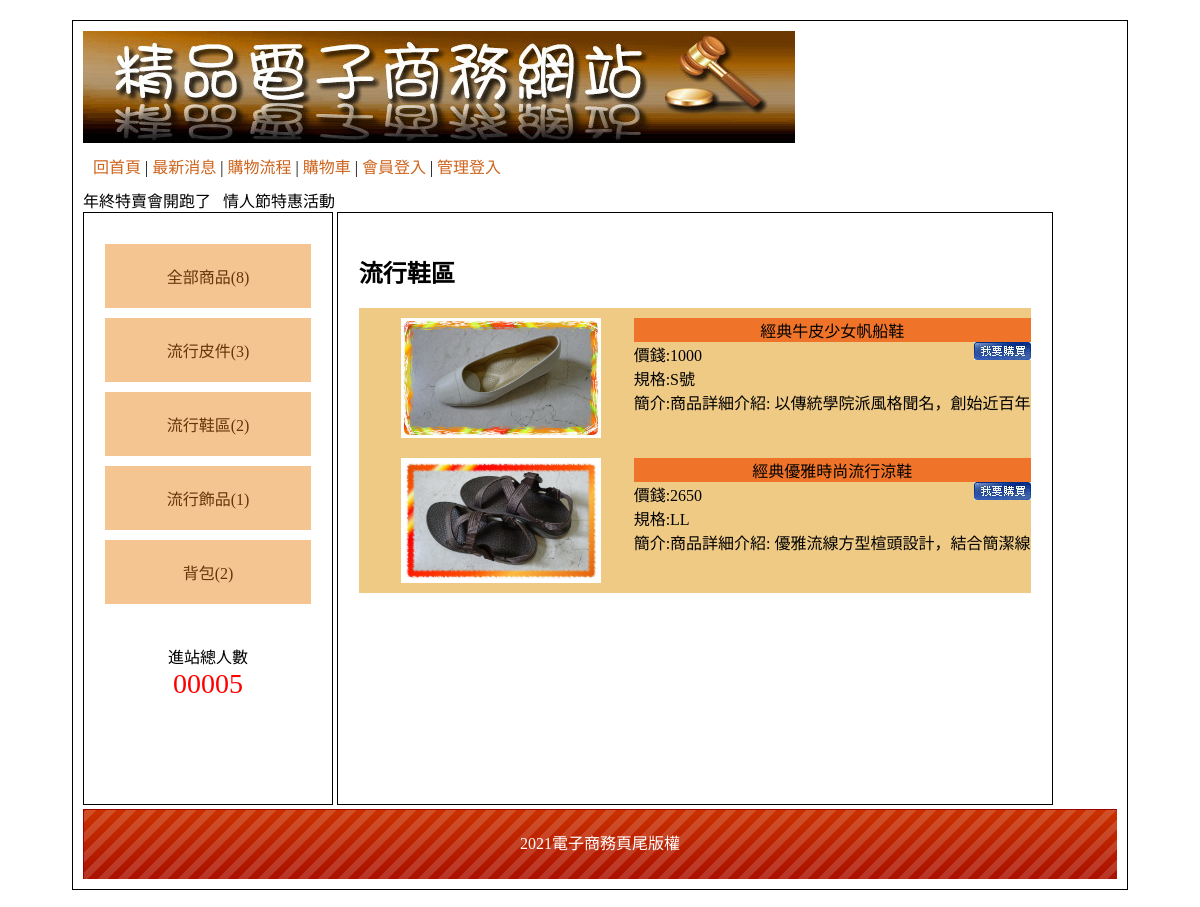
Page /?big=2 on the committed database.
### tables this page shows
CREATE TABLE `type` (
  `id` int(11) UNSIGNED NOT NULL,
  `name` text NOT NULL,
  `parent` int(2) NOT NULL
);

CREATE TABLE `goods` (
  `id` int(11) UNSIGNED NOT NULL,
  `num` text NOT NULL,
  `name` text NOT NULL,
  `price` int(11) NOT NULL,
  `spec` text NOT NULL,
  `quota` int(5) UNSIGNED NOT NULL,
  `img` text NOT NULL,
  `intro` text NOT NULL,
  `sh` int(1) UNSIGNED NOT NULL,
  `big` int(5) UNSIGNED NOT NULL,
  `mid` int(5) UNSIGNED NOT NULL
);

CREATE TABLE `bottom` (
  `id` int(11) UNSIGNED NOT NULL,
  `bottom` text NOT NULL
);

### base.php (called while the page is built, shortened)
<?php
$Bottom=new DB('bottom');
$Type=new DB('type');
$Goods=new DB('goods');
class DB{
    protected $dsn="mysql:host=localhost;dbname=db12;charset=utf8";
    protected $table="";
    protected $pdo="";
    function __construct($table){
        $this->table=$table;
        $this->pdo=new PDO($this->dsn,"root","");
    }
    function all(...$arg){
        $sql="select * from $this->table ";
        if(isset($arg[0])){
            if(is_array($arg[0])){
                foreach($arg[0] as $key => $value){
                    $tmp[]=sprintf("`%s`='%s'",$key,$value);
                }
                $sql .= " where " . implode(" && ",$tmp);
            }else{
                $sql .= $arg[0];
            }
        }
        return $this->pdo->query($sql)->fetchAll();
    }
    function count(...$arg){
        $sql="select count(*) from $this->table ";
        if(isset($arg[0])){
            if(is_array($arg[0])){
                foreach($arg[0] as $key => $value){
                    $tmp[]=sprintf("`%s`='%s'",$key,$value);
                }
                $sql .= " where " . implode(" && ",$tmp);
            }else{
                $sql .= $arg[0];
            }
        }
        return $this->pdo->query($sql)->fetchColumn();
    }
    function find($id){
        $sql="select * from $this->table where ";
            if(is_array($id)){
                foreach($id as $key => $value){
                    $tmp[]=sprintf("`%s`='%s'",$key,$value);
                }
                $sql .= implode(" && ",$tmp);
            }else{
                $sql .= " `id` ='{$id}'";
            }
        return $this->pdo->query($sql)->fetch(PDO::FETCH_ASSOC);
    }
}
?>

### index.php (the view, shortened to what this page needs)
<?php include_once "base.php";
?>
<!DOCTYPE html PUBLIC "-//W3C//DTD XHTML 1.0 Transitional//EN" "http://www.w3.org/TR/xhtml1/DTD/xhtml1-transitional.dtd">
<html xmlns="http://www.w3.org/1999/xhtml"><head><meta http-equiv="Content-Type" content="text/html; charset=UTF-8">
<link href="./css/css.css" rel="stylesheet" type="text/css">
</head>
<body>
	<div id="main">
    	<div id="top">
        	<a href="index.php">
            	<img src="./icon/0416.jpg">
            </a>
            <div style="padding:10px;">
                <a href="index.php">回首頁</a> |
                <a href="index.php?do=news">最新消息</a> |
                <a href="index.php?do=look">購物流程</a> |
                <a href="index.php?do=buycart">購物車</a> |
                <?php if(empty($_SESSION['mem'])){ ?>
                    <a href="index.php?do=login">會員登入</a> |
                <?php
                }else{
                ?>
                <a href="javascript:lof('api/logout.php?do=mem')">登出</a> |
                <?php
                }?>
                <?php if(empty($_SESSION['admin'])){?>
                    <a href="index.php?do=admin">管理登入</a>
                <?php }else{ ?>
                    <a href="backend.php">返回管理</a>
                <?php } ?>
           </div>
           <marquee>年終特賣會開跑了&nbsp;&nbsp;&nbsp;情人節特惠活動</marquee>
        </div>
        <div id="left" class="ct">
        	<div style="min-height:400px;">
                <a href='?'>全部商品(<?=$Goods->count();?>)</a>
            <?php
                $bigs=$Type->all(['parent'=>0]);
                foreach($bigs as $big){
            ?>
                <div class='ww'><a  href='?big=<?=$big['id'];?>'><?=$big['name'];?>(<?=$Goods->count(['big'=>$big['id']]);?>)</a>
            <?php
                    $mids=$Type->all(['parent'=>$big['id']]);
                    if(count($mids)>0){
                        foreach($mids as $mid){
                        ?>
                            <a  href='?big=<?=$big['id'];?>&mid=<?=$mid['id'];?>'><?=$mid['name'];?>(<?=$Goods->count(['mid'=>$mid['id']]);?>)</a>
                        <?php
                        }
                    }
                    echo "</div>";
                }
            ?>
        	</div>
            <span>
            	<div>進站總人數</div>
                <div style="color:#f00; font-size:28px;">
                	00005                </div>
            </span>
                    </div>
        <div id="right">
        <?php
                $do=$_GET['do']??'main';
                $file="front/".$do.".php";
                if(file_exists($file)){
                    include $file;
                }else{
                    echo "檔案不存在";
                }
        ?>
        	        </div>
        <div id="bottom" style="line-height:70px;background:url(icon/bot.png); color:#FFF;" class="ct">
        <?=$Bottom->find(1)['bottom'];?>        </div>
    </div>
</body></html>

### front/main.php
<?php
if(isset($_GET['big']) && isset($_GET['mid'])){
  $nav=$Type->find($_GET['big'])['name'] . " > " . $Type->find($_GET['mid'])['name'];
  $goods=$Goods->all(['mid'=>$_GET['mid'],'sh'=>1]);
}elseif(isset($_GET['big'])){
  $nav=$Type->find($_GET['big'])['name'];
  $goods=$Goods->all(['big'=>$_GET['big'],'sh'=>1]);
}else{
  $nav="全部商品";
  $goods=$Goods->all(['sh'=>1]);
}
?>
<h2><?=$nav;?></h2>
<?php
foreach($goods as $g){
  ?>
    <div class='pp' style="display:flex;padding:10px 0 10px 10px">
      <div style="width:40%;text-align:center">
        <a href="?do=detail&id=<?=$g['id'];?>"><img src='img/<?=$g['img'];?>' style='width:200px'></a>
    </div>
      <div style="width:60%;vertical-align:top">
      <div class="tt ct"><?=$g['name'];?></div>
      <div>價錢:<?=$g['price'];?>
      <a href="?do=buycart&goods=<?=$g['id'];?>&qt=1"><img src="icon/0402.jpg" style='float:right'></a>
      </div>
      <div>規格:<?=$g['spec'];?></div>
      <div>簡介:<?=mb_substr($g['intro'],0,25,'utf8');?></div>
    </div>
  </div>
<?php
}
?>

### css/css.css (style rules this page uses)
body { font-family:"微軟正黑體"; }
#main { width:1034px; padding:10px; margin:20px auto 20px auto; border:#000 solid 1px; min-height:768px; }
#top a { color:#CE631C; text-decoration:none; }
#left { display:inline-block; width:20%; padding:2%; min-height:550px; vertical-align:top; border:#000 1px solid; }
#left a { display:block; padding:20px 5px 20px 5px; text-decoration:none; background:#F4C591; margin:10px auto 10px auto; color:#65350A; }
.ct { text-align:center; }
#right { display:inline-block; width:65%; padding:2%; height:550px; border:#000 1px solid; overflow:auto; }
#bottom { height:70px; background-size:cover; }
.tt { background:#EF7429; }
.pp { background:#EFCA85; }

### rows in the picture
type: name "流行皮件", count "3"
type: name "流行鞋區", id "2"
type: name "流行飾品", count "1"
type: name "背包", count "2"
goods: img (picture), name "經典牛皮少女帆船鞋", price "1000", spec "S號", intro "商品詳細介紹: 以傳統學院派風格聞名，創始近百年"
goods: img (picture), name "經典優雅時尚流行涼鞋", price "2650", spec "LL", intro "商品詳細介紹: 優雅流線方型楦頭設計，結合簡潔線"
bottom: bottom "2021電子商務頁尾版權"

### other values in the picture
$Goods->count() "8"
$nav "流行鞋區"
